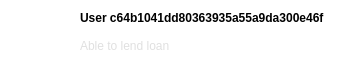
                               <widget class="QWidget" name="Scroll6_2" native="true">
                                <property name="minimumSize">
                                 <size>
                                  <width>361</width>
                                  <height>71</height>
                                 </size>
                                </property>
                                <property name="maximumSize">
                                 <size>
                                  <width>361</width>
                                  <height>71</height>
                                 </size>
                                </property>
                                <property name="font">
                                 <font>
                                  <family>Tahoma</family>
                                 </font>
                                </property>
                                <property name="styleSheet">
                                 <string notr="true">background-color: rgb(255, 255, 255);
border-radius:28px</string>
                                </property>
                                <layout class="QHBoxLayout" name="horizontalLayout_41">
                                 <property name="spacing">
                                  <number>4</number>
                                 </property>
                                 <property name="leftMargin">
                                  <number>12</number>
                                 </property>
                                 <property name="topMargin">
                                  <number>4</number>
                                 </property>
                                 <property name="rightMargin">
                                  <number>12</number>
                                 </property>
                                 <property name="bottomMargin">
                                  <number>4</number>
                                 </property>
                                 <item>
                                  <widget class="QWidget" name="Scroll6Pic_2" native="true">
                                   <property name="minimumSize">
                                    <size>
                                     <width>64</width>
                                     <height>64</height>
                                    </size>
                                   </property>
                                   <property name="maximumSize">
                                    <size>
                                     <width>64</width>
                                     <height>64</height>
                                    </size>
                                   </property>
                                   <property name="font">
                                    <font>
                                     <family>Tahoma</family>
                                    </font>
                                   </property>
                                   <property name="styleSheet">
                                    <string notr="true">image: url(:/buttom/img/buttom/开心_emotion-happy.svg);
border:3px solid rgb(255, 255, 255);

border-radius:32px</string>
                                   </property>
                                  </widget>
                                 </item>
                                 <item>
                                  <layout class="QVBoxLayout" name="Scroll6Layout_2">
                                   <property name="spacing">
                                    <number>0</number>
                                   </property>
                                   <property name="topMargin">
                                    <number>4</number>
                                   </property>
                                   <property name="rightMargin">
                                    <number>12</number>
                                   </property>
                                   <item>
                                    <layout class="QHBoxLayout" name="Scroll6ID_5">
                                     <property name="spacing">
                                      <number>12</number>
                                     </property>
                                     <property name="bottomMargin">
                                      <number>12</number>
                                     </property>
                                     <item>
                                      <layout class="QVBoxLayout" name="Scroll6ID_6">
                                       <property name="spacing">
                                        <number>8</number>
                                       </property>
                                       <item>
                                        <widget class="QLabel" name="Scroll6ID_7">
                                         <property name="font">
                                          <font>
                                           <family>Tahoma</family>
                                           <weight>75</weight>
                                           <bold>true</bold>
                                          </font>
                                         </property>
                                         <property name="text">
                                          <string>User c64b1041dd80363935a55a9da300e46f</string>
                                         </property>
                                        </widget>
                                       </item>
                                       <item>
                                        <widget class="QLabel" name="Scroll6ID_8">
                                         <property name="font">
                                          <font>
                                           <family>Tahoma</family>
                                          </font>
                                         </property>
                                         <property name="styleSheet">
                                          <string notr="true">color: rgb(224, 224, 224);</string>
                                         </property>
                                         <property name="text">
                                          <string>Able to lend loan</string>
                                         </property>
                                        </widget>
                                       </item>
                                      </layout>
                                     </item>
                                    </layout>
                                   </item>
                                  </layout>
                                 </item>
                                </layout>
                               </widget>
